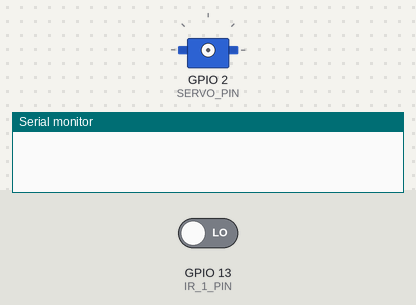
Simulated run of this sketch. Board: ESP32. Parts: servo, the last lines printed to the serial monitor. Inputs (shaded band) come from the test bench; at power-on: GPIO 13 (IR_1_PIN) LOW. WiFi joins after 1.5 s; servers stay silent unless stated.

Above: at 0.1 s.
At 4.7 s:
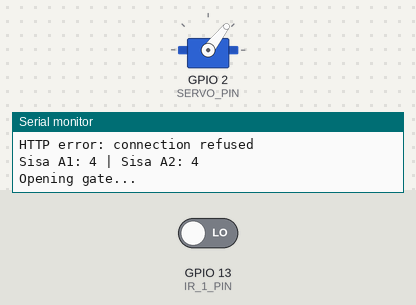
4.8 s: GPIO 13 (IR_1_PIN) driven HIGH
At 9.6 s:
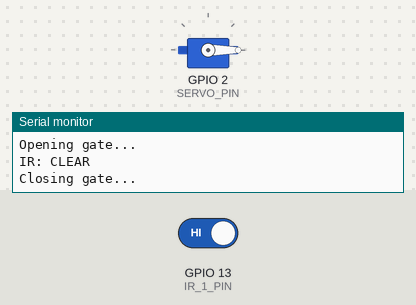
Timing chart, 0 to 11.1 s (numbered marks = the images above; inputs shaded):
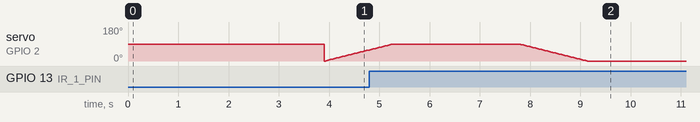

The sketch:

ESP32.ino
```cpp
#include <WiFi.h>
#include <HTTPClient.h>
#include <ArduinoJson.h>
#include <ESP32Servo.h>

// WiFi credentials
char ssid[] = "1234556788";
char pass[] = "sayabukanlah";

// Server URLs
const char *serverurlA1 = "http://192.168.137.1:5000/get_detections";
const char *serverurlA2 = "http://192.168.137.1:5001/get_detections";

// Pin setup
#define SERVO_PIN 2
#define IR_1_PIN 13

Servo servo;
bool gateOpen = false;

void setup()
{
  Serial.begin(115200);
  WiFi.begin(ssid, pass);
  while (WiFi.status() != WL_CONNECTED)
  {
    delay(250);
    Serial.print(".");
  }

  delay(2000);

  servo.attach(SERVO_PIN);
  pinMode(IR_1_PIN, INPUT);

  Serial.println("Setup completed...");
}

void loop()
{
  bool irDetected = digitalRead(IR_1_PIN) == LOW; // LOW = terhalang
  Serial.print("IR: ");
  Serial.println(irDetected ? "DETECTED" : "CLEAR");

  if (irDetected)
  {
    int carA1 = getCarCount(serverurlA1);
    int carA2 = getCarCount(serverurlA2);

    int sisaA1 = 4 - carA1;
    int sisaA2 = 4 - carA2;

    Serial.printf("Sisa A1: %d | Sisa A2: %d\n", sisaA1, sisaA2);

    if ((sisaA1 > 0) || (sisaA2 > 0))
    {
      handleGate(true); // Buka gerbang
    }
    else
    {
      Serial.println("Area parkir penuh, tidak buka gerbang.");
    }
  }
  else
  {
    if (gateOpen)
    {
      delay(1500);
      handleGate(false); // Tutup gerbang
    }
  }

  delay(1000); // Jeda loop
}

int getCarCount(const char *url)
{
  HTTPClient http;
  int carCount = 0;

  if ((WiFi.status() == WL_CONNECTED))
  {
    http.begin(url);
    int httpCode = http.GET();

    if (httpCode > 0)
    {
      String payload = http.getString();
      Serial.println("Response: " + payload);

      StaticJsonDocument<256> doc;
      DeserializationError error = deserializeJson(doc, payload);

      if (!error)
      {
        carCount = doc["object_counts"]["car"];
      }
      else
      {
        Serial.println("JSON parse error");
      }
    }
    else
    {
      Serial.println("HTTP error: " + http.errorToString(httpCode));
    }

    http.end();
  }

  return carCount;
}

void handleGate(bool isOpen)
{
  if (isOpen && !gateOpen)
  {
    Serial.println("Opening gate...");
    for (int angle = 0; angle <= 90; angle++)
    {
      servo.write(angle);
      delay(15);
    }
    gateOpen = true;
  }
  else if (!isOpen && gateOpen)
  {
    Serial.println("Closing gate...");
    for (int angle = 90; angle >= 0; angle--)
    {
      servo.write(angle);
      delay(15);
    }
    gateOpen = false;
  }
}
```

Measured:
- by itself, servo on GPIO 2 (SERVO_PIN): rises from 58° to 90° in 0.45 s, then falls to 0° in 3.9 s
